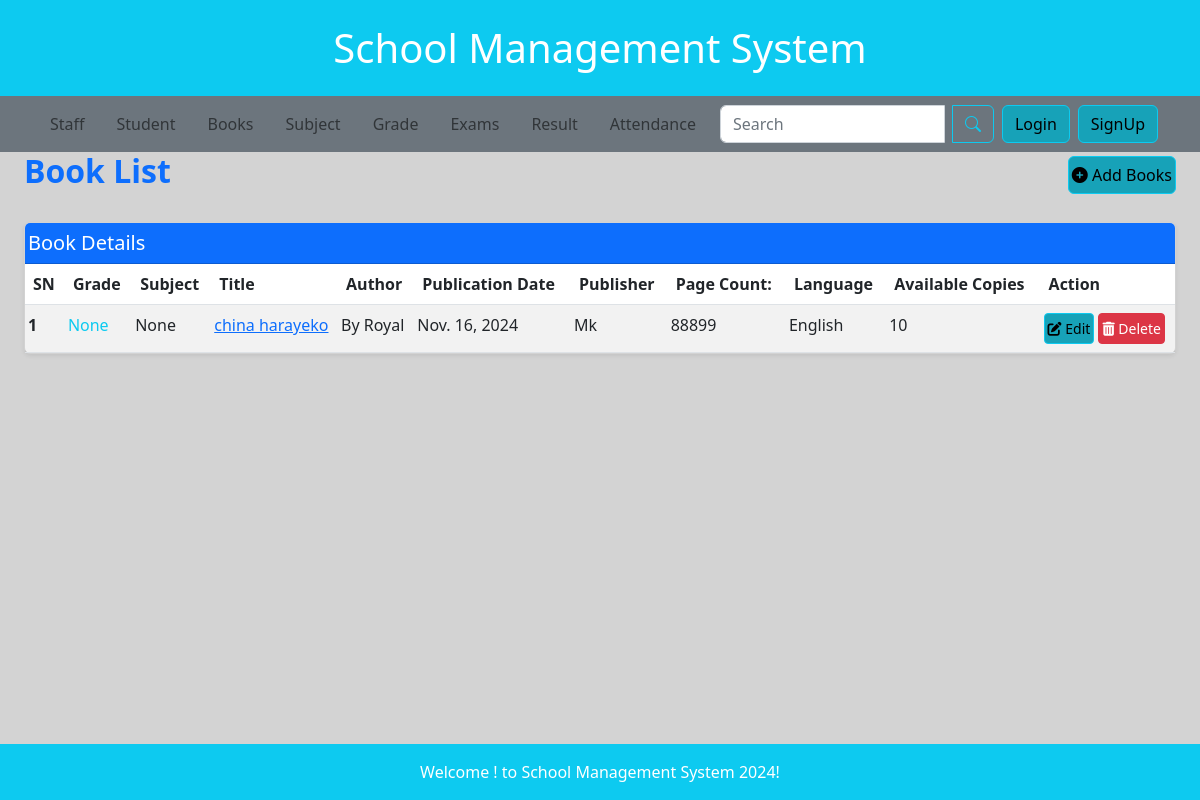
The app's page /books/list with its own data.
### smsapp/models.py (models this page shows, shortened)
class Book(models.Model):  # Assuming `DateTimeModel` is not providing necessary functionality.
    grade = models.ForeignKey(
        'Grade',
        on_delete=models.CASCADE,
        related_name='books',
        blank=True,
        null=True
    )
    subject = models.ForeignKey(
        'Subject',
        on_delete=models.CASCADE,
        blank=True,
        null=True
    )
    title = models.CharField(
        max_length=200,
        blank=False,  # Ensures the title is required.
        null=False
    )
    author = models.CharField(
        max_length=100,
        blank=False,  # Ensures the author is required.
        null=False
    )
    isbn = models.CharField(
        max_length=13,
        blank=True,  # ISBN should be required.
        null=True
    )
    publication_date = models.DateField(
        blank=True,  # Allows blank date for drafts or unknown publication dates.
        null=True
    )
    publisher = models.CharField(
        max_length=200,
        blank=True,
        null=True
    )
    page_count = models.PositiveIntegerField(  # Enforce non-negative values for page count.
        blank=True,
        null=True
    )
    language = models.CharField(
        max_length=50,
        default='English',
        blank=True,
        null=True
    )
    available_copies = models.PositiveIntegerField(  # Use PositiveIntegerField for non-negative values.
        default=0,
        blank=True,
        null=False
    )
    class Meta:
        verbose_name = "Book"
        verbose_name_plural = "Books"

### smsapp/views.py (the view)
# urls.py: path('books/list', BooksListView.as_view(), name='books_list'),
class BooksListView(TemplateView):
    template_name = 'books/list.html'
    def get_context_data(self, **kwargs):
        context = super().get_context_data(**kwargs)
        try:
            books_queryset = Book.objects.all().order_by('id')  # Order the queryset
            paginator = Paginator(books_queryset, 2)  # Paginate, 2 books per page
            page_number = self.request.GET.get('page', 1)  # Default to the first page
            try:
                books_data = paginator.page(page_number)
            except PageNotAnInteger:
                books_data = paginator.page(1)  # Load the first page if the page is not an integer
            except EmptyPage:
                books_data = paginator.page(paginator.num_pages)  # Load the last page if the page exceeds limits
            context['books_list'] = books_data  # Paginated book list
            context['last_page'] = paginator.num_pages  # Total number of pages
            context['total_page_list'] = range(1, paginator.num_pages + 1)  # List of page numbers
        except Book.DoesNotExist:
            context['books_list'] = None
            context['error'] = "No books found."
        except Exception as e:
            context['books_list'] = None
            context['error'] = f"An error occurred: {str(e)}"
        return context

### templates/books/list.html (shortened to what this page needs)
{% extends 'home.html' %}
{% load static %}
{% block mainblock %}
    <div class="container-fluid pr-4">
        <div class="row mx-0">
            <div class="col-12">
                <div class="d-flex justify-content-between align-items-center mb-4">
                    <h2 class="fw-bold text-primary">Book List</h2>
                    <a href="{% url 'smsapp:books_create' %}" class="btn btn-info" style="padding-left: 3px; padding-right: 3px;">
                        <i class="fas fa-plus-circle"></i> Add Books
                    </a>
                </div>
                <div class="card shadow-sm">
                    <div class="card-header bg-primary text-white" style="padding-left: 3px; padding-right: 3px;">
                        <h5 class="mb-0">Book Details</h5>
                    </div>
                    <div class="card-body p-0">
                        <table class="table table-hover table-striped table-responsive-md mb-0">
                            <thead class="thead-dark">
                                <tr>
                                    <th scope="col">SN</th>
                                    <th scope="col">Grade</th>
                                    <th scope="col">Subject</th>
                                    <th scope="col">Title</th>
                                    <th scope="col">Author</th>
                                    <th scope="col">Publication Date</th>
                                    <th scope="col">Publisher</th>
                                    <th scope="col">Page Count:</th>
                                    <th scope="col">Language</th>
                                    <th scope="col">Available Copies</th>
                                    <th scope="col">Action</th>
                                </tr>
                            </thead>
                            <tbody>
                                {% for i in books_list %}
                                    <tr>
                                        <th scope="row" style="padding-left: 3px; padding-right: 3px;">{{ forloop.counter }}</th>
                                        <td style="padding-left: 3px; padding-right: 3px;">
                                            <a href="" class="text-decoration-none text-info">
                                                {{ i.grade }}
                                            </a>
                                        </td>
                                        <td style="padding-left: 3px; padding-right: 3px;">{{ i.subject }}</td>
                                        <td style="padding-left: 3px; padding-right: 3px;"><a href="{% url "smsapp:books_detail" i.id %}">{{ i.title }}</a></td>
                                        <td style="padding-left: 3px; padding-right: 3px;">{{ i.author }}</td>
                                        <td style="padding-left: 3px; padding-right: 3px;">{{ i.publication_date }}</td>
                                        <td style="padding-left: 3px; padding-right: 3px;">{{ i.publisher }}</td>
                                        <td style="padding-left: 3px; padding-right: 3px;">{{ i.page_count }}</td>
                                        <td style="padding-left: 3px; padding-right: 3px;">{{ i.language }}</td>
                                        <td style="padding-left: 3px; padding-right: 3px;">{{ i.available_copies }}</td>
                                        <td style="padding-left: 3px; padding-right: 3px;">
                                            <a href="{% url 'smsapp:books_update' i.id %}" class="btn btn-sm btn-info"
                                                style="padding-left: 3px; padding-right: 3px;">
                                                <i class="fas fa-edit"></i> Edit
                                            </a>
                                            <a href="{% url 'smsapp:books_delete' i.id %}" class="btn btn-sm btn-danger"
                                                style="padding-left: 3px; padding-right: 3px;">
                                                <i class="fas fa-trash-alt"></i> Delete
                                            </a>
                                        </td>
                                    </tr>
                                {% endfor %}
                            </tbody>
                        </table>
                    </div>
                </div>
            </div>
        </div>
    </div>
{% endblock %}

### templates/home.html (style rules this page uses)
body { background-color: lightgray; }
h2 { color: blue; }
.btn-info { background-color: #17a2b8; }

### records on screen
Book: grade "None", subject "None", title "china harayeko", author "By Royal", publication_date "Nov. 16, 2024", publisher "Mk", page_count "88899", language "English", available_copies "10"
